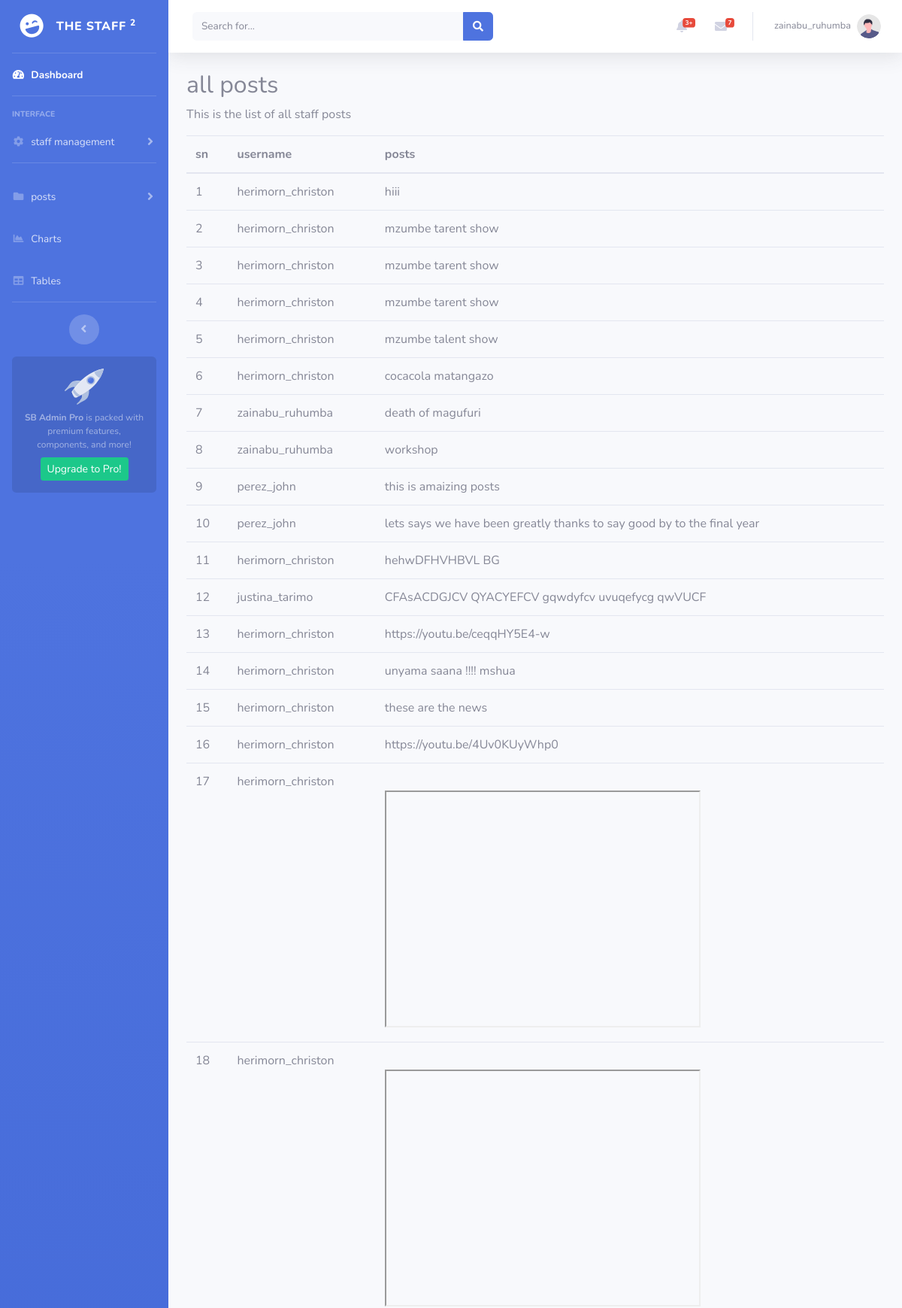
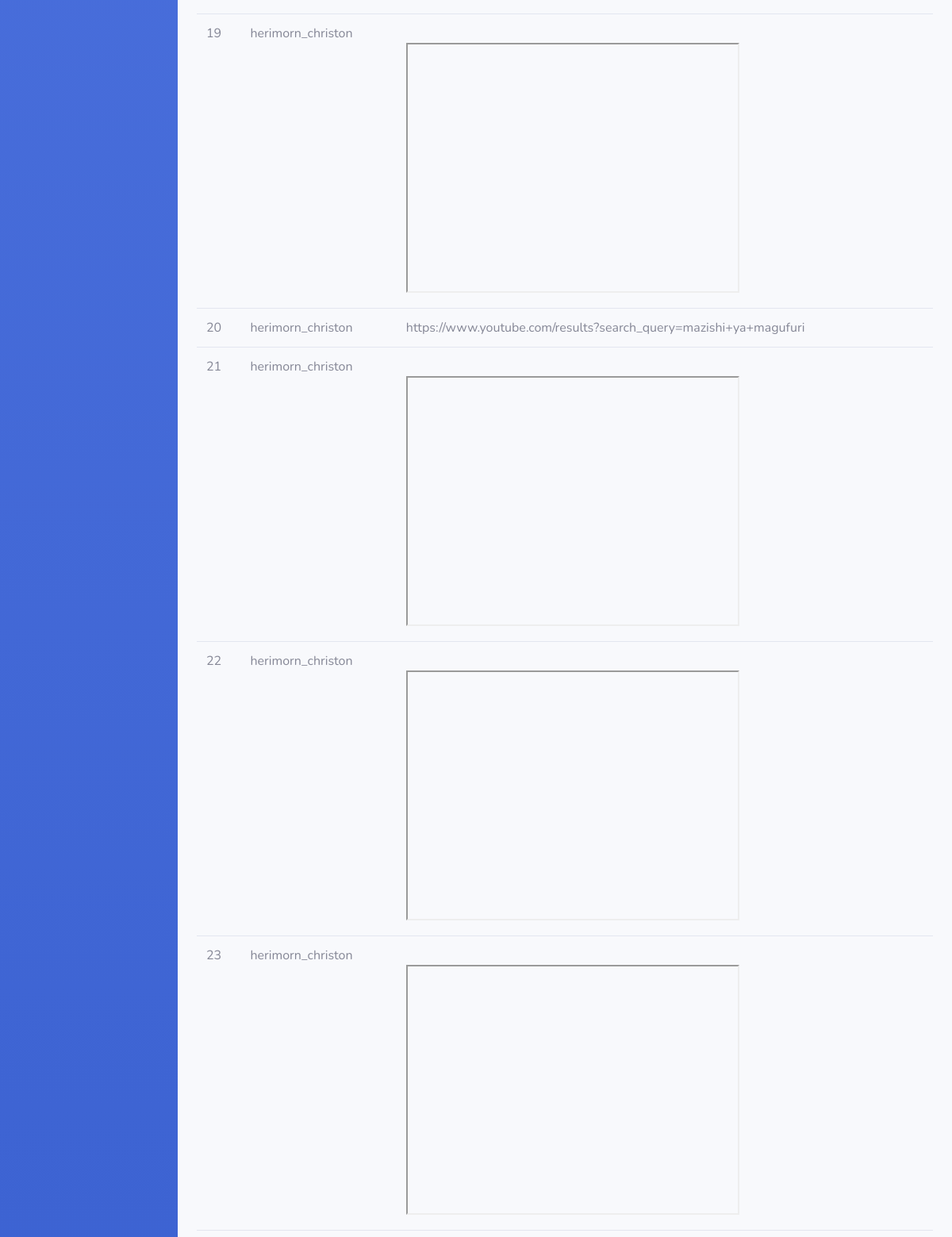
/staff/view_posts.php (signed in, upper part), run on the app's committed database (2 pictures, top to bottom).
### tables this page shows
CREATE TABLE `users` (
  `id` int(11) NOT NULL,
  `first_name` varchar(25) NOT NULL,
  `last_name` varchar(25) NOT NULL,
  `username` varchar(100) NOT NULL,
  `email` varchar(100) NOT NULL,
  `password` varchar(255) NOT NULL,
  `signup_date` date NOT NULL,
  `profile_pic` varchar(255) NOT NULL,
  `num_posts` int(11) NOT NULL,
  `num_likes` int(11) NOT NULL,
  `user_closed` varchar(3) NOT NULL,
  `friend_array` text NOT NULL,
  `user_role` varchar(32) NOT NULL
);

CREATE TABLE `posts` (
  `id` int(11) NOT NULL,
  `body` text NOT NULL,
  `added_by` varchar(60) NOT NULL,
  `user_to` varchar(60) NOT NULL,
  `date_added` datetime NOT NULL,
  `user_closed` varchar(3) NOT NULL,
  `deleted` varchar(3) NOT NULL,
  `likes` int(11) NOT NULL,
  `image` varchar(255) NOT NULL,
  `category_id` int(11) NOT NULL
);

### staff/view_posts.php (the view)
<?php include("partials/sidebar.php");?>
<?php include("partials/header.php");?>
<?php include("partials/connection.php");?>
<body>
<div class="container">
  <h2>all posts</h2>
<p>This is the list of all staff posts</p>
<table class="table">
<thead>
      <tr>
        <th>sn</th>
        <th>username</th>
        <th>posts</th>
      </tr>
    </thead>
  <tbody>
    <?php
    $sql="SELECT * FROM users,posts where users.username=posts.added_by";
    $res=mysqli_query($conn,$sql);
    if($res){
        $sn=1;
        while($row=mysqli_fetch_array($res)){
                $added_by=$row['added_by'];
                $body=$row['body'];
                ?>
      <tr>
        <td><?php echo $sn?></td>
        <td><?php echo $added_by;?></td>
        <td><?php echo $body?></td>
      </tr>
                <?php
                 $sn++;
        }
    }
    ?>
    </tbody>
  </table>
</div>
</body>
<?php include("partials/footer.php");?>

### data on the page
users: posts.added_by "herimorn_christon", posts.body "hiii", posts.body "mzumbe tarent show", posts.body "mzumbe talent show", posts.body "cocacola matangazo", posts.body "hehwDFHVHBVL BG", posts.body "https://youtu.be/ceqqHY5E4-w", posts.body "unyama saana !!!! mshua", posts.body "these are the news", posts.body "https://youtu.be/4Uv0KUyWhp0", posts.body "https://www.youtube.com/results?search_query=mazishi+ya+magufuri"
users: posts.added_by "zainabu_ruhumba", posts.body "death of magufuri", posts.body "workshop"
users: posts.added_by "perez_john", posts.body "this is amaizing posts", posts.body "lets says we have been greatly thanks to say good by to the final year"
users: posts.added_by "justina_tarimo", posts.body "CFAsACDGJCV QYACYEFCV gqwdyfcv uvuqefycg qwVUCF"

### other printed values
$_SESSION['username'] "zainabu_ruhumba"
